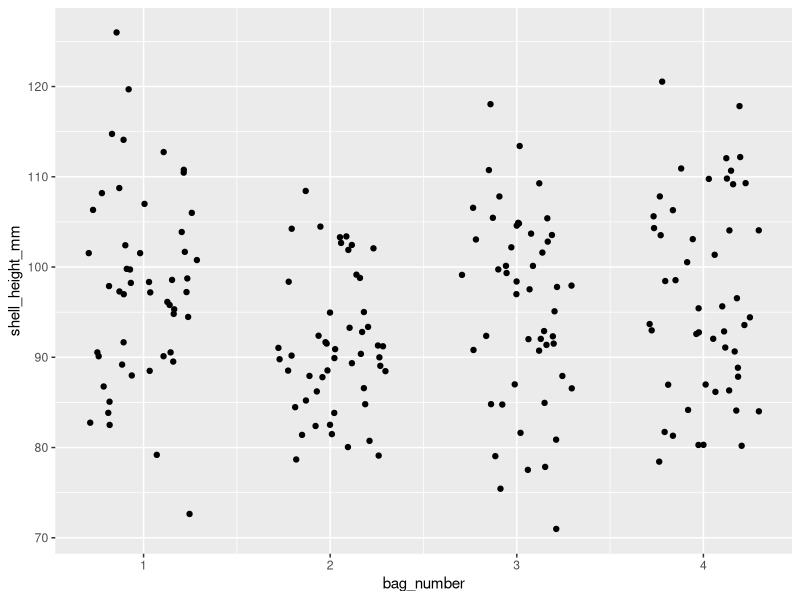
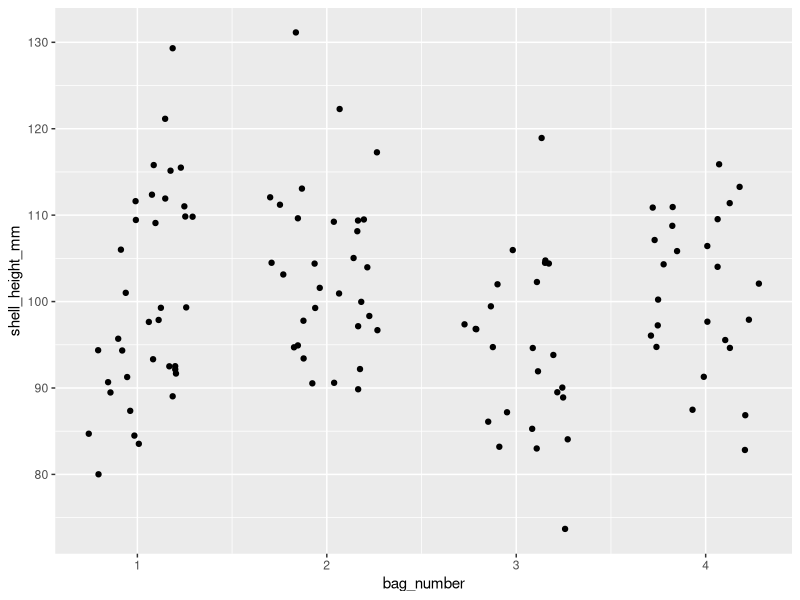
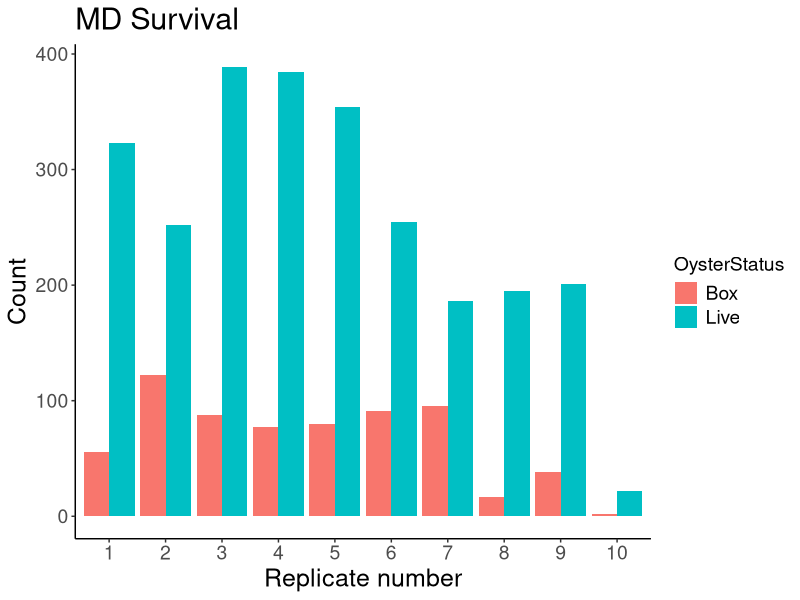
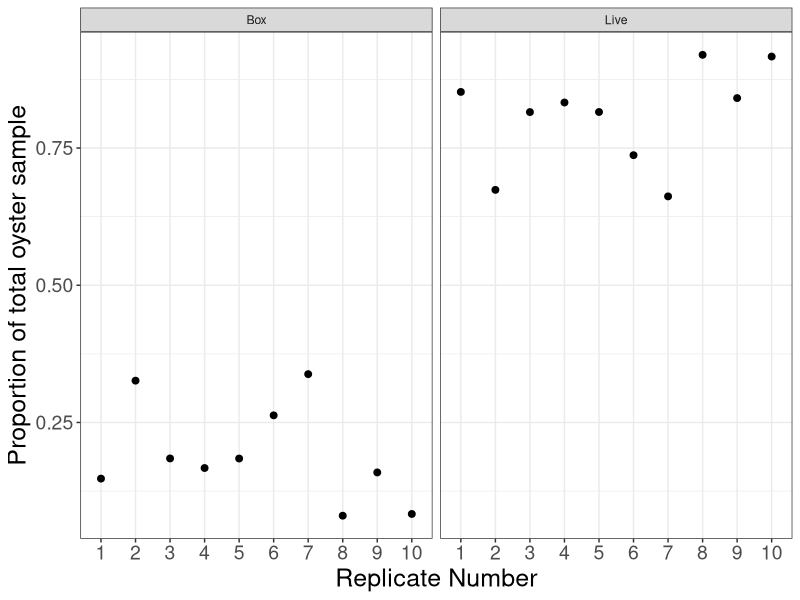
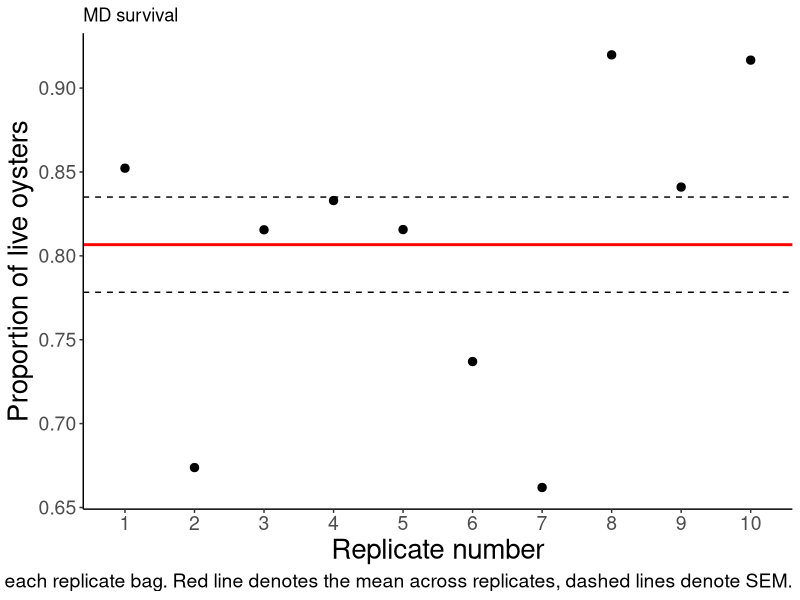
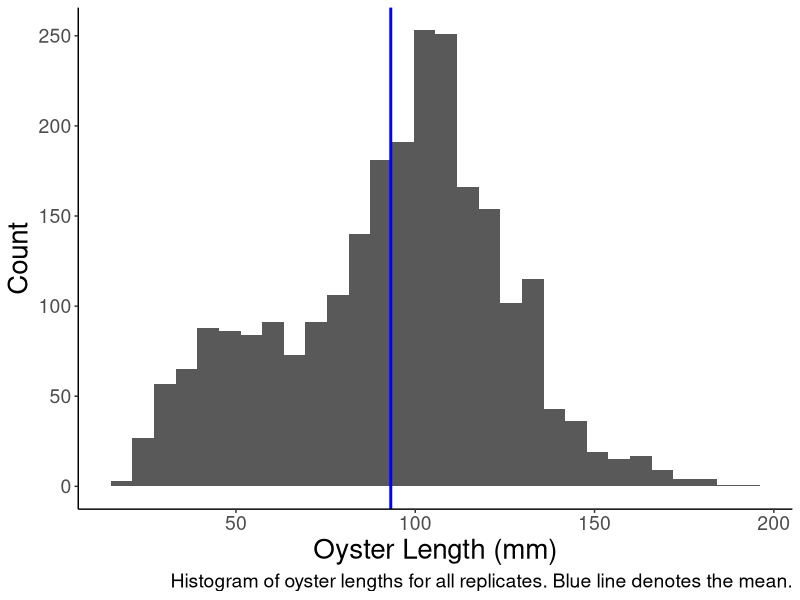
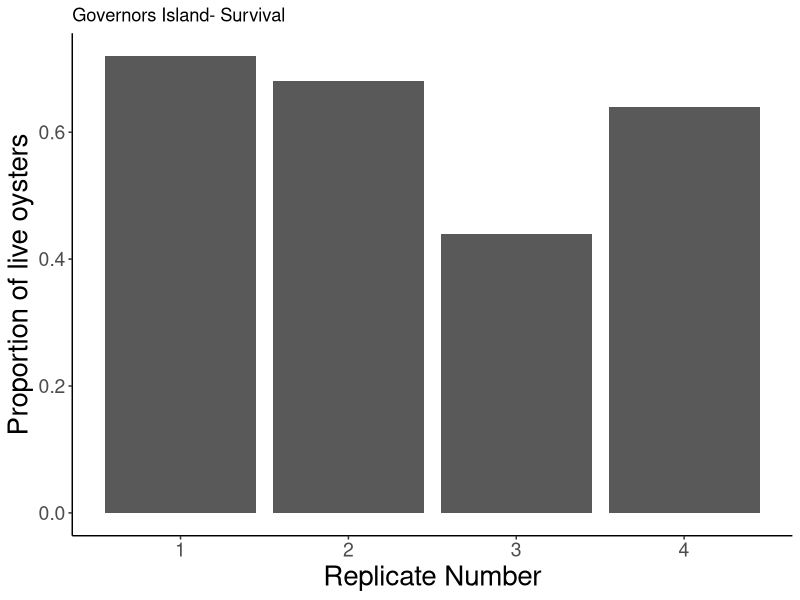
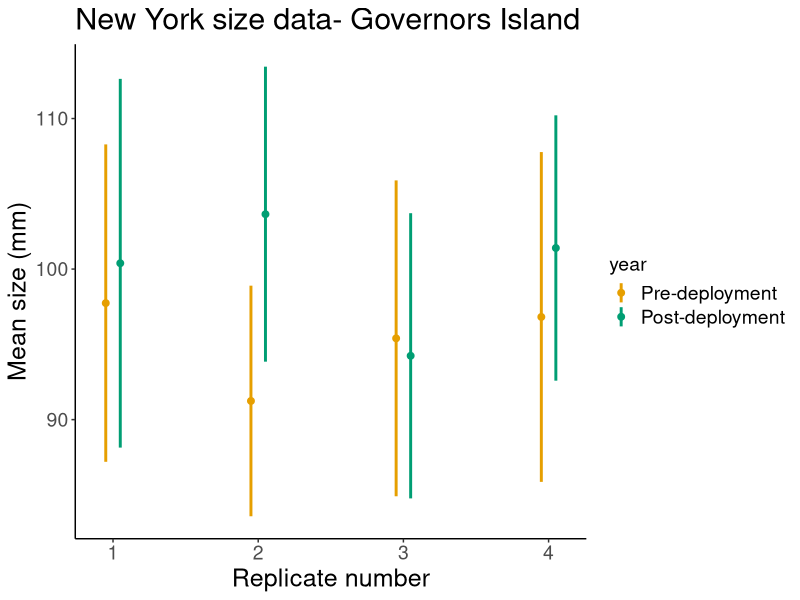

The R script that drew these images, in order:
## ---- chunk 1
require(here)
require(tidyverse)
require(readxl)
require(plotrix)

data<-read_excel(here('Data','MD','SOAR Monitoring Raw Data.xlsx'), sheet = 'DSOysData')
str(data)
data$Rep<- factor(data$Rep)
data$Substrate<-factor(data$Substrate)
data$OysSize<-factor(data$OysSize)
data$OysterStatus<- factor(data$OysterStatus)

ny22<-read_excel(here('Data','NY','BOP Governors Is SOAR Oysters.xlsx'), sheet = '2022 data')
ny21<-read_excel(here('Data','NY','BOP Governors Is SOAR Oysters.xlsx'), sheet ='pre-deployment')


ny21 %>%                                          
  ggplot(aes(x=bag_number, y=shell_height_mm))+
  geom_jitter(height = 1, width=0.3)
 
ny22 %>% 
  ggplot(aes(x=bag_number, y=shell_height_mm))+
  geom_jitter(height=1, width=0.3)

#attempting to calculate mean change in size
ny22_mean<-ny22 %>%                             #After SOAR mean size calculation by bag
  group_by(bag_number) %>% 
  summarise(mean_22=mean(shell_height_mm))

ny21_mean<-ny21%>%                              #before SOAR mean size calculation per bag
  group_by(bag_number) %>% 
  summarise(mean_21=mean(shell_height_mm))

ny_mean<-ny21_mean %>%                          #joining meean size data for both years
  inner_join(ny22_mean, by='bag_number') %>% 
  gather(year, mean, 2:3 ) %>% 
  mutate(year = paste(str_sub(year, -2,-1),bag_number))       #creating a new column that just has the year
  


ny22_sd<-ny22 %>%                               #After SOAR sd of size calculation per bag
  group_by(bag_number) %>% 
  summarise(sd_22=sd(shell_height_mm))

ny21_sd<-ny21 %>%                               #before SOAR sd of size calc per bag
  group_by(bag_number)%>% 
  summarise(sd_21=sd(shell_height_mm))

ny_sd<-ny22_sd %>%                              #joining the sd data for both years
  inner_join(ny21_sd, by='bag_number') %>% 
  gather(year, sd, 2:3) %>% 
  mutate(year = paste(str_sub(year, -2,-1),bag_number))

ny_size<-ny_sd %>%                              #joining the mean and sd data for both years
  full_join(ny_mean, by = c('year')) %>% 
  mutate(bag_number=bag_number.x, 
         year=substr(year, 1, 2)) %>% 
  select(bag_number, year, mean, sd) 
  
ny_size$year<-factor(ny_size$year)
cbPalette <- c("#999999", "#E69F00", "#56B4E9", "#009E73", "#F0E442", "#0072B2", "#D55E00", "#CC79A7")
## ---- chunk 2
data %>% 
  mutate(Rep=case_when(Rep=='001' ~ '1', 
                       Rep=='002' ~ '2',
                       Rep=='003' ~ '3', 
                       Rep=='004' ~ '4', 
                       Rep=='005' ~ '5', 
                       Rep=='006' ~ '6', 
                       Rep=='007' ~ '7', 
                       Rep=='008' ~ '8', 
                       Rep=='009' ~ '9', 
                       Rep=='010' ~ '10')) %>% 
  mutate(Rep = fct_relevel(Rep, '1','2','3','4','5','6','7','8','9','10')) %>%  
  group_by(Rep) %>% 
  count(OysterStatus) %>% 
  ggplot(aes(x=Rep, y=n, fill=OysterStatus))+
  geom_bar(stat = 'identity', position='dodge')+
  theme_classic()+
  ylab('Count')+
  xlab('Replicate number')+
  ggtitle('MD Survival')+
  theme(axis.text = element_text(size = 14), 
        axis.title = element_text(size=18), 
        plot.title = element_text(size=22),
        legend.text = element_text(size=14),
        legend.title = element_text(size=14))

data %>% 
  mutate(Rep=case_when(Rep=='001' ~ '1', 
                       Rep=='002' ~ '2',
                       Rep=='003' ~ '3', 
                       Rep=='004' ~ '4', 
                       Rep=='005' ~ '5', 
                       Rep=='006' ~ '6', 
                       Rep=='007' ~ '7', 
                       Rep=='008' ~ '8', 
                       Rep=='009' ~ '9', 
                       Rep=='010' ~ '10')) %>% 
  mutate(Rep = fct_relevel(Rep, '1','2','3','4','5','6','7','8','9','10')) %>%  
  group_by(Rep) %>% 
  count(OysterStatus) %>% 
  group_by(Rep) %>% 
  mutate(prop = n/sum(n)) %>% 
  ggplot(aes(x=Rep, y=prop))+
  geom_point(size=2)+
  facet_wrap(~OysterStatus)+
  theme_bw()+
  theme(axis.text = element_text(size = 14), 
        axis.title = element_text(size=18), 
        plot.title = element_text(size=22),
        legend.text = element_text(size=14),
        legend.title = element_text(size=14))+
  labs(x='Replicate Number',
       y='Proportion of total oyster sample')
  
data %>% 
  mutate(Rep=case_when(Rep=='001' ~ '1', 
                       Rep=='002' ~ '2',
                       Rep=='003' ~ '3', 
                       Rep=='004' ~ '4', 
                       Rep=='005' ~ '5', 
                       Rep=='006' ~ '6', 
                       Rep=='007' ~ '7', 
                       Rep=='008' ~ '8', 
                       Rep=='009' ~ '9', 
                       Rep=='010' ~ '10')) %>% 
  mutate(Rep = fct_relevel(Rep, '1','2','3','4','5','6','7','8','9','10')) %>%  
  group_by(Rep) %>% 
  count(OysterStatus) %>% 
  group_by(Rep) %>% 
  mutate(prop = n/sum(n)) %>% 
  filter(OysterStatus=='Live') %>% 
  ggplot(aes(x=Rep, y=prop))+
  geom_point(size=2.5)+
  theme_classic()+
  geom_hline(aes(yintercept=mean(prop)), color='red', size=1)+
  geom_hline(aes(yintercept=(mean(prop)+std.error(prop))), lty=2)+
  geom_hline(aes(yintercept=(mean(prop)-std.error(prop))), lty=2)+
  ylab('Proportion of live oysters')+
  xlab('Replicate number')+
  ggtitle('MD survival')+
  labs(caption = 'Proportion of live oysters collected from each replicate bag. Red line denotes the mean across replicates, dashed lines denote SEM.')+
  theme(axis.text = element_text(size = 14), 
        axis.title = element_text(size=20),
        plot.caption = element_text(size=14)) 

data %>% 
  drop_na(Length) %>% 
  ggplot(aes(x=Length))+
  geom_histogram()+
  geom_vline(aes(xintercept = mean(Length)), color='blue', size=1)+
  ylab('Count')+
  xlab('Oyster Length (mm)')+
  labs(caption = 'Histogram of oyster lengths for all replicates. Blue line denotes the mean.')+
  theme_classic()+
  theme(axis.text = element_text(size = 14), 
        axis.title = element_text(size=20), 
        plot.caption = element_text(size=14))
## ---- chunk 3
ny22 %>% 
  filter(sample_number=='1') %>% 
  mutate(prop_live=count_live/25) %>% 
  ggplot(aes(x=bag_number, y=prop_live))+
  geom_bar(stat='identity')+
  labs(x='Replicate Number', 
       y='Proportion of live oysters',
       title = 'Governors Island- Survival')+
  theme_classic()+
  theme(axis.text = element_text(size = 14), 
        axis.title = element_text(size=20))

ny_size %>% 
  ggplot(aes(x=bag_number, y=mean, color=year))+
  geom_point(position=position_dodge(width=0.2,preserve = 'total'), size=2)+
  geom_linerange(aes(ymax=mean+sd, ymin=mean-sd), position=position_dodge(width = 0.2), size=1)+
  scale_color_manual(labels = c('Pre-deployment', 'Post-deployment'), values = c('#E69F00','#009E73'))+
  theme_classic()+
  ylab('Mean size (mm)')+
  xlab('Replicate number')+
  ggtitle('New York size data- Governors Island')+
  theme(axis.text = element_text(size = 14), 
        axis.title = element_text(size=18), 
        plot.title = element_text(size=22),
        legend.text = element_text(size=14),
        legend.title = element_text(size=14))
